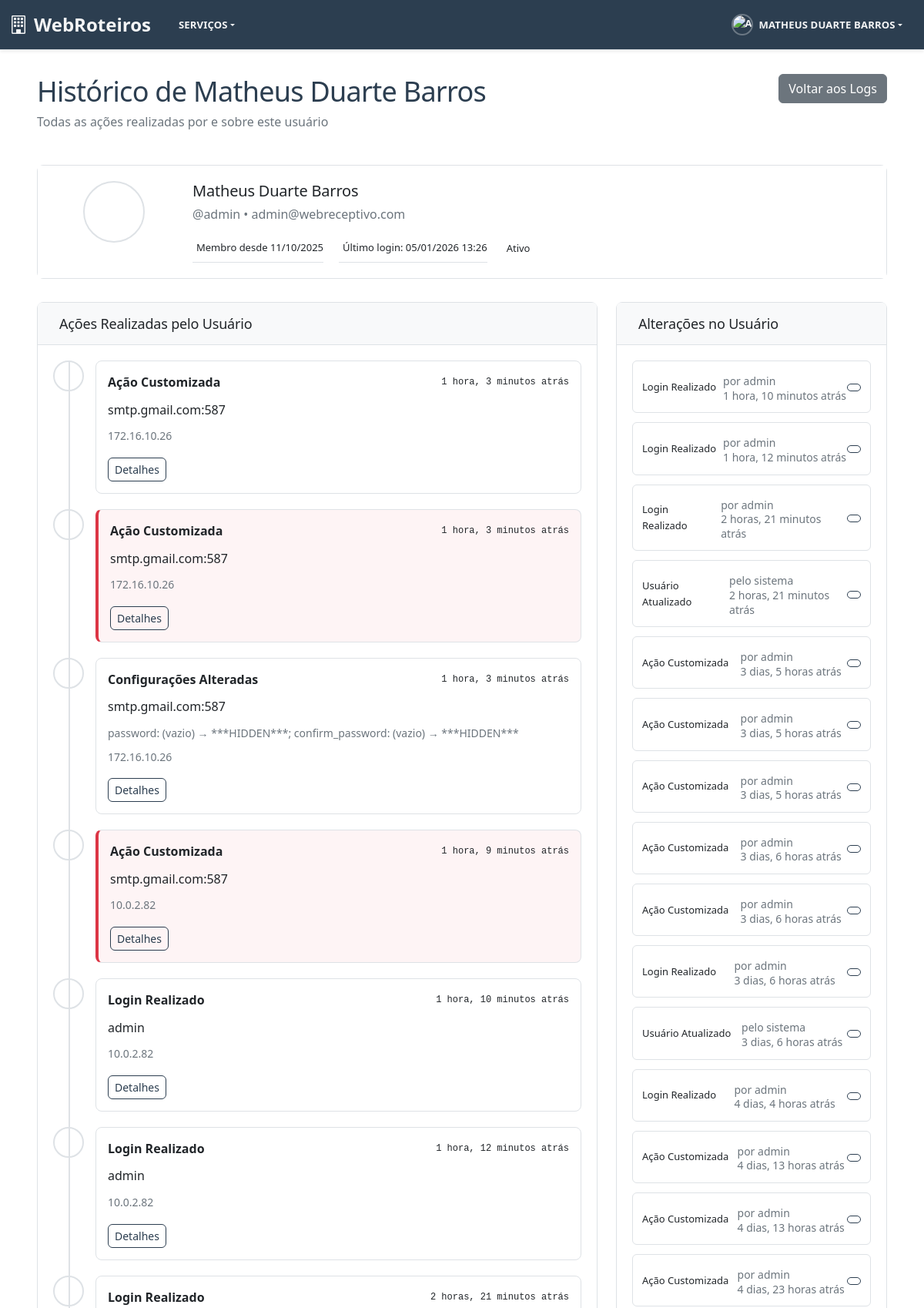
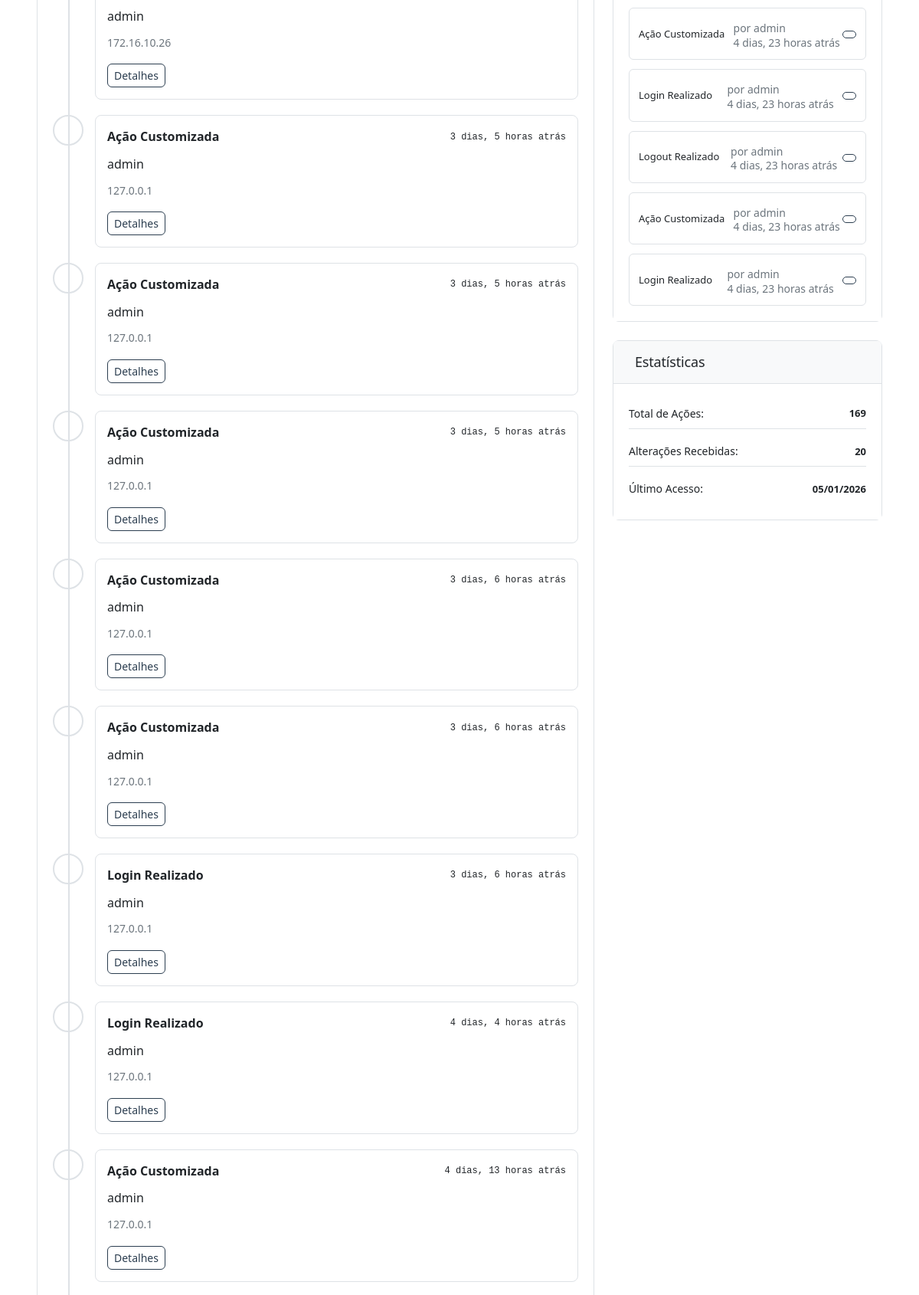
Page /audit/user/1/ (signed in, upper part) on the committed database (2 pictures, top to bottom).
### audit_system/models.py (models this page shows, shortened)
class AuditLog(models.Model):
    ACTION_CHOICES = [
        ('USER_CREATED', 'Usuário Criado'),
        ('USER_UPDATED', 'Usuário Atualizado'),
        ('USER_DELETED', 'Usuário Deletado'),
        ('USER_ACTIVATED', 'Usuário Ativado'),
        ('USER_DEACTIVATED', 'Usuário Desativado'),
        ('USER_PASSWORD_CHANGED', 'Senha Alterada'),
        ('USER_LOGIN', 'Login Realizado'),
        ('USER_LOGOUT', 'Logout Realizado'),
        ('USER_LOGIN_FAILED', 'Login Falhado'),
        ('GROUP_CREATED', 'Grupo Criado'),
        ('GROUP_UPDATED', 'Grupo Atualizado'),
        ('GROUP_DELETED', 'Grupo Deletado'),
        ('GROUP_USER_ADDED', 'Usuário Adicionado ao Grupo'),
        ('GROUP_USER_REMOVED', 'Usuário Removido do Grupo'),
        ('GROUP_PERMISSION_ADDED', 'Permissão Adicionada ao Grupo'),
        ('GROUP_PERMISSION_REMOVED', 'Permissão Removida do Grupo'),
        ('PERMISSION_GRANTED', 'Permissão Concedida'),
        ('PERMISSION_REVOKED', 'Permissão Revogada'),
        ('ROLE_CHANGED', 'Papel/Função Alterada'),
        ('SYSTEM_ACCESS', 'Acesso ao Sistema'),
        ('DATA_EXPORT', 'Dados Exportados'),
        ('SETTINGS_CHANGED', 'Configurações Alteradas'),
        ('CUSTOM_ACTION', 'Ação Customizada'),
    ]
    action = models.CharField('Ação', max_length=50, choices=ACTION_CHOICES)
    content_type = models.ForeignKey(
        ContentType,
        on_delete=models.SET_NULL,
        null=True,
        blank=True,
        verbose_name='Tipo de Objeto'
    )
    object_id = models.CharField('ID do Objeto', max_length=100, null=True, blank=True)
    content_object = GenericForeignKey('content_type', 'object_id')
    object_repr = models.CharField('Representação do Objeto', max_length=200)
    changes = models.JSONField(
        'Alterações',
        default=dict,
        blank=True,
        help_text='Dados das alterações realizadas'
    )
    user = models.ForeignKey(
        User,
        on_delete=models.SET_NULL,
        null=True,
        blank=True,
        verbose_name='Usuário',
        related_name='audit_logs'
    )
    timestamp = models.DateTimeField('Data/Hora', auto_now_add=True, db_index=True)
    ip_address = models.GenericIPAddressField('Endereço IP', null=True, blank=True)
    user_agent = models.TextField('User Agent', null=True, blank=True)
    session_key = models.CharField('Chave da Sessão', max_length=40, null=True, blank=True)
    success = models.BooleanField('Sucesso', default=True)
    error_message = models.TextField('Mensagem de Erro', null=True, blank=True)
    extra_data = models.JSONField(
        'Dados Extras',
        default=dict,
        blank=True,
        help_text='Dados adicionais específicos da ação'
    )
    created_at = models.DateTimeField('Criado em', auto_now_add=True)
    class Meta:
        verbose_name = 'Log de Auditoria'
        verbose_name_plural = 'Logs de Auditoria'
        ordering = ['-timestamp']
        indexes = [
            models.Index(fields=['timestamp']),
            models.Index(fields=['user', 'timestamp']),
            models.Index(fields=['action', 'timestamp']),
            models.Index(fields=['content_type', 'object_id']),
        ]
    def get_changes_display(self):
        if not self.changes:
            return "Nenhuma alteração registrada"
        changes_text = []
        for field, change in self.changes.items():
            if isinstance(change, dict) and 'old' in change and 'new' in change:
                old_val = change['old'] or '(vazio)'
                new_val = change['new'] or '(vazio)'
                changes_text.append(f"{field}: {old_val} → {new_val}")
            else:
                changes_text.append(f"{field}: {change}")
        return "; ".join(changes_text)

### audit_system/views.py (the view)
# urls.py: path('user/<int:user_id>/', views.user_audit_history, name='user_history'),
@staff_member_required
def user_audit_history(request, user_id):
    from django.contrib.auth.models import User
    user = get_object_or_404(User, pk=user_id)
    user_logs = AuditLog.objects.filter(user=user).order_by('-timestamp')
    about_user_logs = AuditLog.objects.filter(
        content_type__model='user',
        object_id=str(user_id)
    ).order_by('-timestamp')
    paginator = Paginator(user_logs, 50)
    page_number = request.GET.get('page')
    page_obj = paginator.get_page(page_number)
    context = {
        'target_user': user,
        'page_obj': page_obj,
        'about_user_logs': about_user_logs[:20],  # Últimas 20
        'title': f'Histórico de {user.username}',
    }
    return render(request, 'audit_system/user_history.html', context)

### templates/audit_system/user_history.html (shortened to what this page needs)
{% extends "base/base.html" %}
{% load static %}
{% block extra_css %}
<link rel="stylesheet" href="{% static 'css/audit.css' %}">
{% endblock %}
{% block content %}
<div class="user-audit-history">
    <div class="page-header">
        <div class="header-content">
            <h1> Histórico de {{ target_user.get_full_name|default:target_user.username }}</h1>
            <p class="text-muted">Todas as ações realizadas por e sobre este usuário</p>
        </div>
        <div class="header-actions">
            <a href="{% url 'audit_system:logs_list' %}" class="btn btn-secondary">
                 Voltar aos Logs
            </a>
        </div>
    </div>
    <div class="card user-info-card">
        <div class="card-body">
            <div class="row">
                <div class="col-md-2 text-center">
                    <div class="user-avatar">
                        {% if target_user.userprofile.avatar %}
                        <img src="{{ target_user.userprofile.avatar.url }}" alt="{{ target_user.username }}" class="rounded-circle">
                        {% else %}
                        <div class="avatar-placeholder">
                        </div>
                        {% endif %}
                    </div>
                </div>
                <div class="col-md-10">
                    <div class="user-details">
                        <h4>{{ target_user.get_full_name|default:target_user.username }}</h4>
                        <p class="text-muted">@{{ target_user.username }} • {{ target_user.email }}</p>
                        <div class="user-stats">
                            <span class="stat-item">
                                Membro desde {{ target_user.date_joined|date:"d/m/Y" }}
                            </span>
                            <span class="stat-item">
                                Último login: {{ target_user.last_login|date:"d/m/Y H:i"|default:"Nunca" }}
                            </span>
                            <span class="stat-item">
                                {% if target_user.is_active %}
                                 Ativo
                                {% else %}
                                <i class="fas fa-times-circle text-danger"></i> Inativo
                                {% endif %}
                            </span>
                        </div>
                    </div>
                </div>
            </div>
        </div>
    </div>
    <div class="row">
        <div class="col-md-8">
            <div class="card">
                <div class="card-header">
                    <h5> Ações Realizadas pelo Usuário</h5>
                </div>
                <div class="card-body">
                    {% if page_obj %}
                    <div class="logs-timeline">
                        {% for log in page_obj %}
                        <div class="timeline-item {% if not log.success %}timeline-error{% endif %}">
                            <div class="timeline-marker">
                            </div>
                            <div class="timeline-content">
                                <div class="timeline-header">
                                    <span class="action-name">{{ log.get_action_display }}</span>
                                    <span class="timestamp">{{ log.timestamp|timesince }} atrás</span>
                                </div>
                                <div class="timeline-body">
                                    <p class="object-info">{{ log.object_repr }}</p>
                                    {% if log.changes %}
                                    <div class="changes-summary">
                                        <small class="text-muted">
                                             {{ log.get_changes_display|truncatechars:100 }}
                                        </small>
                                    </div>
                                    {% endif %}
                                    {% if log.ip_address %}
                                    <div class="ip-info">
                                        <small class="text-muted">
                                             {{ log.ip_address }}
                                        </small>
                                    </div>
                                    {% endif %}
                                </div>
                                <div class="timeline-actions">
                                    <a href="{% url 'audit_system:log_detail' log.pk %}" class="btn btn-sm btn-outline-primary">
                                         Detalhes
                                    </a>
                                </div>
                            </div>
                        </div>
                        {% endfor %}
                    </div>
                    {% else %}
                    <div class="empty-state text-center">
                        <i class="fas fa-inbox fa-3x text-muted mb-3"></i>
                        <p class="text-muted">Este usuário ainda não realizou nenhuma ação registrada.</p>
                    </div>
                    {% endif %}
                </div>
            </div>
        </div>
        <div class="col-md-4">
            <div class="card">
                <div class="card-header">
                    <h5> Alterações no Usuário</h5>
                </div>
                <div class="card-body">
                    {% if about_user_logs %}
                    <div class="user-changes-list">
                        {% for log in about_user_logs %}
                        <div class="change-item {% if not log.success %}change-error{% endif %}">
                            <div class="change-header">
                                <span class="change-action">{{ log.get_action_display }}</span>
                            </div>
                            <div class="change-details">
                                {% if log.user %}
                                <small class="text-muted">por {{ log.user.username }}</small>
                                {% else %}
                                <small class="text-muted">pelo sistema</small>
                                {% endif %}
                                <br>
                                <small class="text-muted">{{ log.timestamp|timesince }} atrás</small>
                            </div>
                            <div class="change-actions">
                                <a href="{% url 'audit_system:log_detail' log.pk %}" class="btn btn-sm btn-outline-primary">
                                </a>
                            </div>
                        </div>
                        {% endfor %}
                    </div>
                    {% else %}
                    <div class="empty-state text-center">
                        <i class="fas fa-shield-alt fa-2x text-muted mb-2"></i>
                        <p class="text-muted">Nenhuma alteração registrada neste usuário.</p>
                    </div>
                    {% endif %}
                </div>
            </div>
            <div class="card mt-4">
                <div class="card-header">
                    <h5> Estatísticas</h5>
                </div>
                <div class="card-body">
                    <div class="stats-list">
                        <div class="stat-item">
                            <span class="stat-label">Total de Ações:</span>
                            <span class="stat-value">{{ page_obj.paginator.count|default:0 }}</span>
                        </div>
                        <div class="stat-item">
                            <span class="stat-label">Alterações Recebidas:</span>
                            <span class="stat-value">{{ about_user_logs|length }}</span>
                        </div>
                        <div class="stat-item">
                            <span class="stat-label">Último Acesso:</span>
                            <span class="stat-value">{{ target_user.last_login|date:"d/m/Y"|default:"Nunca" }}</span>
                        </div>
                    </div>
                </div>
            </div>
        </div>
    </div>
</div>
{% endblock %}

### templates/base/base.html (shortened to what this page needs)
{% load static %}
<!DOCTYPE html>
<html lang="pt-br" data-bs-theme="{% if user.is_authenticated and user.profile.tema_preferido != 'auto' %}{{ user.profile.tema_preferido }}{% else %}auto{% endif %}">
<head>
    <link href="https://cdn.jsdelivr.net/npm/bootstrap@5.3.2/dist/css/bootstrap.min.css" rel="stylesheet">
    <link rel="stylesheet" href="https://cdn.jsdelivr.net/npm/bootstrap-icons@1.11.2/font/bootstrap-icons.css">
    <link rel="stylesheet" href="{% static 'css/theme-colors.css' %}">
    <link rel="stylesheet" href="{% static 'css/main.css' %}">
    {% block extra_css %}{% endblock %}
</head>
<body class="{% block body_class %}{% endblock %}">
    {% if user.is_authenticated %}
        <nav class="navbar navbar-expand-lg navbar-dark custom-navbar fixed-top">
            <div class="container-fluid">
                <a class="navbar-brand fw-bold" href="{% url 'core:dashboard' %}">
                    <i class="bi bi-building me-2"></i>WebRoteiros
                </a>
                <div class="collapse navbar-collapse" id="navbarNav">
                    <ul class="navbar-nav me-auto">
                        <li class="nav-item dropdown">
                            <a class="nav-link dropdown-toggle {% if request.resolver_match.namespace == 'servicos' %}active{% endif %}" href="#" id="servicosDropdown" role="button" data-bs-toggle="dropdown" aria-expanded="false">
                                Serviços
                            </a>
                        </li>
                    </ul>
                    <ul class="navbar-nav ms-auto">
                        <li class="nav-item dropdown">
                            <a class="nav-link dropdown-toggle" href="#" id="userDropdown" role="button" data-bs-toggle="dropdown" aria-expanded="false">
                                {% if user.profile.avatar %}
                                    <img src="{{ user.profile.avatar.url }}" alt="Avatar de {{ user.get_full_name|default:user.username }}" class="rounded-circle me-2" style="width: 28px; height: 28px; object-fit: cover;">
                                {% else %}
                                    <img src="{% static 'images/default-avatar.svg' %}" alt="Avatar padrão" class="rounded-circle me-2" style="width: 28px; height: 28px; object-fit: cover;">
                                {% endif %}
                                {{ user.get_full_name|default:user.username }}
                            </a>
                        </li>
                    </ul>
                </div>
            </div>
        </nav>
    {% endif %}
    <main class="{% if user.is_authenticated %}main-content{% else %}login-main{% endif %}">
        {% block content %}{% endblock %}
    </main>
</body>
</html>

### rows in the picture
AuditLog: action "Ação Customizada", timestamp "1 hora, 3 minutos", object_repr "smtp.gmail.com:587", ip_address "172.16.10.26"
AuditLog: action "Ação Customizada", timestamp "1 hora, 3 minutos", object_repr "smtp.gmail.com:587", ip_address "172.16.10.26"
AuditLog: action "Configurações Alteradas", timestamp "1 hora, 3 minutos", object_repr "smtp.gmail.com:587", changes "password: (vazio) → ***HIDDEN***; confirm_password: (vazio) → ***HIDDEN***", ip_address "172.16.10.26"
AuditLog: action "Ação Customizada", timestamp "1 hora, 9 minutos", object_repr "smtp.gmail.com:587", ip_address "10.0.2.82"
AuditLog: action "Login Realizado", timestamp "1 hora, 10 minutos", object_repr "admin", ip_address "10.0.2.82", user.username "admin"
AuditLog: action "Login Realizado", timestamp "1 hora, 12 minutos", object_repr "admin", ip_address "10.0.2.82", user.username "admin"
AuditLog: action "Login Realizado", timestamp "2 horas, 21 minutos", object_repr "admin", ip_address "172.16.10.26", user.username "admin"
AuditLog: action "Ação Customizada", timestamp "3 dias, 5 horas", object_repr "admin", ip_address "127.0.0.1", user.username "admin"
AuditLog: action "Ação Customizada", timestamp "3 dias, 5 horas", object_repr "admin", ip_address "127.0.0.1", user.username "admin"
AuditLog: action "Ação Customizada", timestamp "3 dias, 5 horas", object_repr "admin", ip_address "127.0.0.1", user.username "admin"
AuditLog: action "Ação Customizada", timestamp "3 dias, 6 horas", object_repr "admin", ip_address "127.0.0.1", user.username "admin"
AuditLog: action "Ação Customizada", timestamp "3 dias, 6 horas", object_repr "admin", ip_address "127.0.0.1", user.username "admin"
AuditLog: action "Login Realizado", timestamp "3 dias, 6 horas", object_repr "admin", ip_address "127.0.0.1", user.username "admin"
AuditLog: action "Login Realizado", timestamp "4 dias, 4 horas", object_repr "admin", ip_address "127.0.0.1", user.username "admin"
AuditLog: action "Ação Customizada", timestamp "4 dias, 13 horas", object_repr "admin", ip_address "127.0.0.1", user.username "admin"
AuditLog: action "Usuário Atualizado", shows "pelo sistema", timestamp "2 horas, 21 minutos"
AuditLog: action "Usuário Atualizado", shows "pelo sistema", timestamp "3 dias, 6 horas"
AuditLog: action "Ação Customizada", user.username "admin", timestamp "4 dias, 13 horas"
AuditLog: action "Ação Customizada", user.username "admin", timestamp "4 dias, 23 horas"
AuditLog: action "Ação Customizada", user.username "admin", timestamp "4 dias, 23 horas"
AuditLog: action "Login Realizado", user.username "admin", timestamp "4 dias, 23 horas"
AuditLog: action "Logout Realizado", user.username "admin", timestamp "4 dias, 23 horas"
AuditLog: action "Ação Customizada", user.username "admin", timestamp "4 dias, 23 horas"
AuditLog: action "Login Realizado", user.username "admin", timestamp "4 dias, 23 horas"

### other values in the picture
{{ user.get_full_name|default:user.username }} "MATHEUS DUARTE BARROS"
{{ target_user.get_full_name|default:target_user.username }} "Matheus Duarte Barros"
{{ target_user.username }} "admin"
{{ target_user.email }} "admin@webreceptivo.com"
{{ target_user.date_joined|date:"d/m/Y" }} "11/10/2025"
{{ target_user.last_login|date:"d/m/Y H:i"|default:"Nunca" }} "05/01/2026 13:26"
{{ page_obj.paginator.count|default:0 }} "169"
{{ about_user_logs|length }} "20"
{{ target_user.last_login|date:"d/m/Y"|default:"Nunca" }} "05/01/2026"
